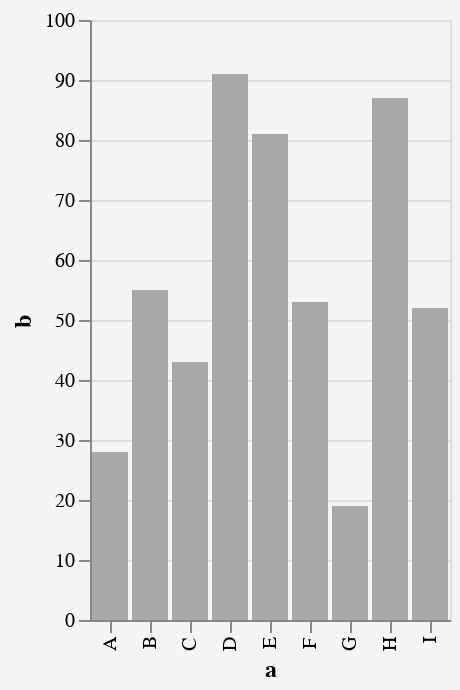

Notebook cell for this chart:
### Markdown cell above
### Then, we make our chart

### Code cell
basic_bar = tf.make_basic_bar()
basic_bar

### Figure 1 — Vega-Lite specification as saved in the notebook (floating-point values rounded to 4 significant figures)
{"config": {"title": {"font": "Futura", "fontSize": 18, "anchor": "middle", "color": "#F5F5F5"}, "axisX": {"grid": false, "tickSize": 6, "labelFontSize": 10, "titleFontSize": 12}, "axisY": {"labelFontSize": 10, "tickSize": 6, "titleFontSize": 12}, "background": "#F5F5F5", "text": {"color": "#D3D3D3", "fontSize": 10, "fontWeight": 400, "baseline": "top", "filled": true, "lineBreak": "\n"}, "bar": {"fill": "DarkGrey"}, "line": {"strokeWidth": 3}, "range": {"category": "ylorrd", "diverging": "blueorange", "ramp": "ylorrd", "ordinal": "ylorrd", "heatmap": "viridis"}, "legend": {"titleFontSize": 12}}, "data": {"name": "data-c2a3e89ba9d5d1687d5e8c28d630a033"}, "mark": "bar", "encoding": {"x": {"type": "nominal", "field": "a"}, "y": {"type": "quantitative", "field": "b"}}, "$schema": "https://vega.github.io/schema/vega-lite/v4.0.2.json", "datasets": {"data-c2a3e89ba9d5d1687d5e8c28d630a033": [{"a": "A", "b": 28}, {"a": "B", "b": 55}, {"a": "C", "b": 43}, {"a": "D", "b": 91}, {"a": "E", "b": 81}, {"a": "F", "b": 53}, {"a": "G", "b": 19}, {"a": "H", "b": 87}, {"a": "I", "b": 52}]}}
